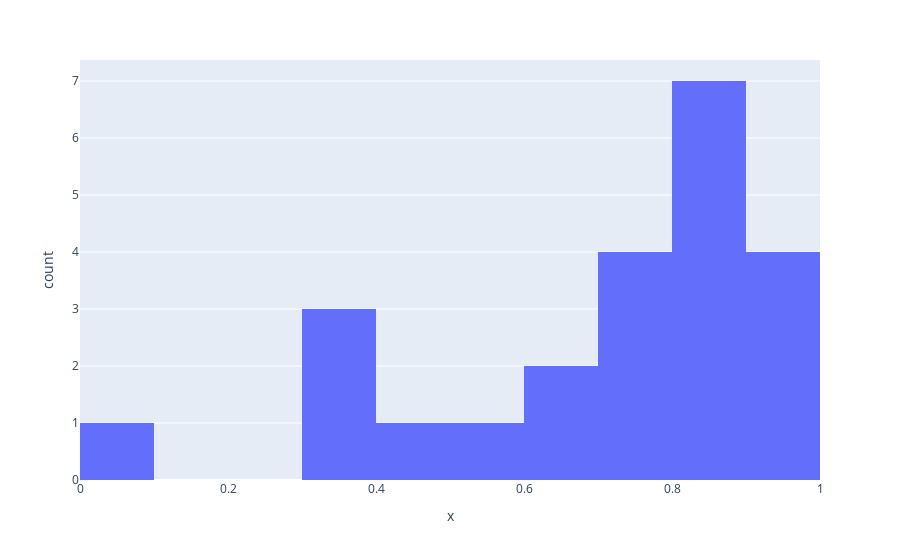

The notebook cell this image was saved under:
### Code cell
result = run_test(
    "validmind.model_validation.ragas.ContextEntityRecall",
    inputs={"dataset": vm_test_ds},
    show=False,
)
plot_distribution(result.metric.summary.results[0].data)

### Figure 1 — Plotly figure (JSON) as saved in the notebook; plotly's stock layout.template omitted (floating-point values rounded to 4 significant figures)
{"data": [{"alignmentgroup": "True", "bingroup": "x", "hovertemplate": "x=%{x}<br>count=%{y}<extra></extra>", "legendgroup": "", "marker": {"color": "#636efa", "pattern": {"shape": ""}}, "name": "", "nbinsx": 10, "offsetgroup": "", "orientation": "v", "showlegend": false, "type": "histogram", "x": [0.6957, 0.36, 0.9565, 0.76, 0.88, 0.84, 0.8571, 0.8214, 0.9167, 0.8333, 0.03704, 0.75, 0.8276, 0.5217, 0.8235, 0.6087, 0.4737, 0.3333, 0.7222, 0.9167, 0.36, 0.9167, 0.75], "xaxis": "x", "yaxis": "y"}], "layout": {"barmode": "relative", "legend": {"tracegroupgap": 0}, "margin": {"t": 60}, "xaxis": {"anchor": "y", "domain": [0, 1], "title": {"text": "x"}}, "yaxis": {"anchor": "x", "domain": [0, 1], "title": {"text": "count"}}}}
